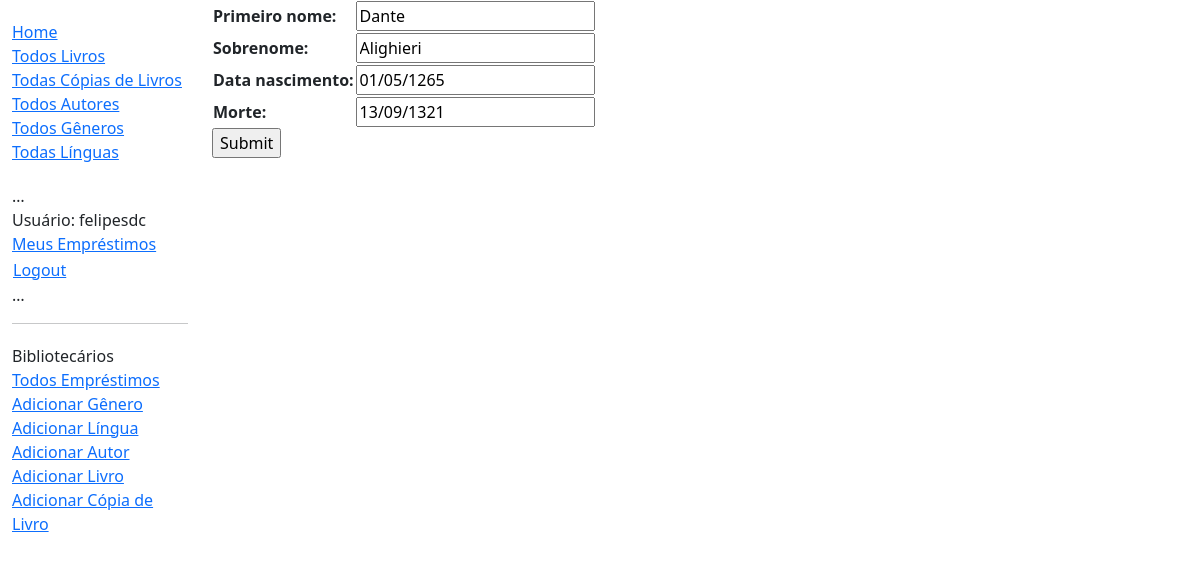
Page /acervo/autor/1/alterar/ (signed in) on the committed database.
### acervo/models.py (models this page shows, shortened)
class Autor(models.Model):
    primeiro_nome = models.CharField(max_length=100)
    sobrenome = models.CharField(max_length=100)
    data_nascimento = models.DateField(null=True, blank=True)
    data_falecimento = models.DateField('morte', null=True, blank=True)
    class Meta:
        ordering = ['sobrenome', 'primeiro_nome']

### acervo/views.py (the view)
# urls.py: path('autor/<int:pk>/alterar/', views.AlterarAutor.as_view(), name='alterar-autor'),
class AlterarAutor(PermissionRequiredMixin, UpdateView):
    model = Autor
    fields = '__all__'
    permission_required = 'acervo.change_autor'

### acervo/templates/acervo/autor_form.html (shortened to what this page needs)
{% extends "base_generic.html" %}
{% block content %}
<form action="" method="post">
  <table>
    {{ form.as_table }}
  </table>
  <input type="submit" value="Submit" />
</form>
{% endblock %}

### acervo/templates/base_generic.html (shortened to what this page needs)
<!DOCTYPE html>
<html lang="en">
  <head>
    <link href="https://cdn.jsdelivr.net/npm/bootstrap@5.3.3/dist/css/bootstrap.min.css"
      rel="stylesheet"
>
    {% load static %}
    <link rel="stylesheet" href="{% static 'css/styles.css' %}" />
  </head>
  <body>
    <div class="container-fluid">
      <div class="row">
        <div class="col-sm-2">
          {% block sidebar %}
            <ul class="sidebar-nav">
              <li><a href="{% url 'index' %}">Home</a></li>
              <li><a href="{% url 'livros' %}">Todos Livros</a></li>
              <li><a href="{% url 'copias' %}">Todas Cópias de Livros</a></li>
              <li><a href="{% url 'autores' %}">Todos Autores</a></li>
              <li><a href="{% url 'generos' %}">Todos Gêneros</a></li>
              <li><a href="{% url 'linguas' %}">Todas Línguas</a></li>
            </ul>
            <ul class="sidebar-nav">
            …
           {% if user.is_authenticated %}
             <li>Usuário: {{ user.get_username }}</li>
              <li><a href="{% url 'meus-emprestimos' %}">Meus Empréstimos</a></li>
             <li>
               <form id="logout-form" method="post" action="{% url 'admin:logout' %}">
                 <button type="submit" class="btn btn-link">Logout</button>
               </form>
             </li>
           {% else %}
             <li><a href="{% url 'login' %}?next={{ request.path }}">Login</a></li>
           {% endif %}
            …
          </ul>
          {% if user.is_staff %}
         <hr>
         <ul class="sidebar-nav">
         <li>Bibliotecários</li>
         <li><a href="{% url 'todos-emprestimos' %}">Todos Empréstimos</a></li>
         {% if perms.acervo.add_genero %}
           <li><a href="{% url 'adicionar-genero' %}">Adicionar Gênero</a></li>
         {% endif %}
         {% if perms.acervo.add_lingua %}
           <li><a href="{% url 'adicionar-lingua' %}">Adicionar Língua</a></li>
         {% endif %}
         {% if perms.acervo.add_autor %}
           <li><a href="{% url 'adicionar-autor' %}">Adicionar Autor</a></li>
         {% endif %}
         {% if perms.acervo.add_livro %}
           <li><a href="{% url 'adicionar-livro' %}">Adicionar Livro</a></li>
         {% endif %}
         {% if perms.acervo.add_livrocopia %}
           <li><a href="{% url 'adicionar-copia' %}">Adicionar Cópia de Livro</a></li>
         {% endif %}
         </ul>
         {% endif %}
          {% endblock %}
        </div>
        <div class="col-sm-10 ">{% block content %}{% endblock %}</div>
      </div>
    </div>
  </body>
</html>

### acervo/static/css/styles.css (style rules this page uses)
.sidebar-nav { margin-top: 20px; padding: 0; list-style: none; }
#logout-form { display: inline; }
#logout-form button { padding: 0; margin: 0; }

### rows in the picture
Autor: primeiro_nome "Dante", sobrenome "Alighieri", data_nascimento "01/05/1265", data_falecimento "13/09/1321"

### other values in the picture
{{ user.get_username }} "felipesdc"
